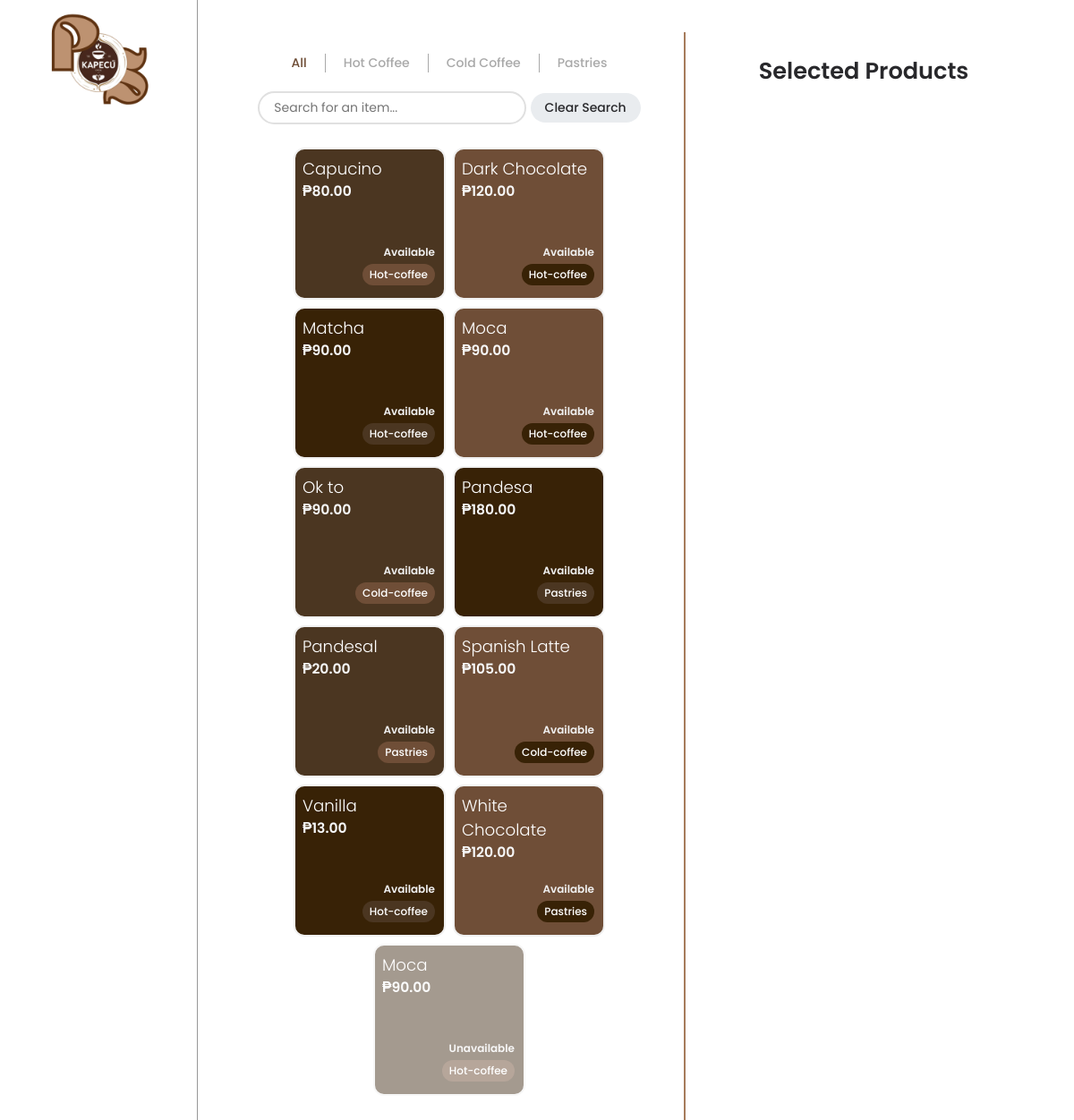
/purchase (signed in), run on an earlier commit of the app's database.
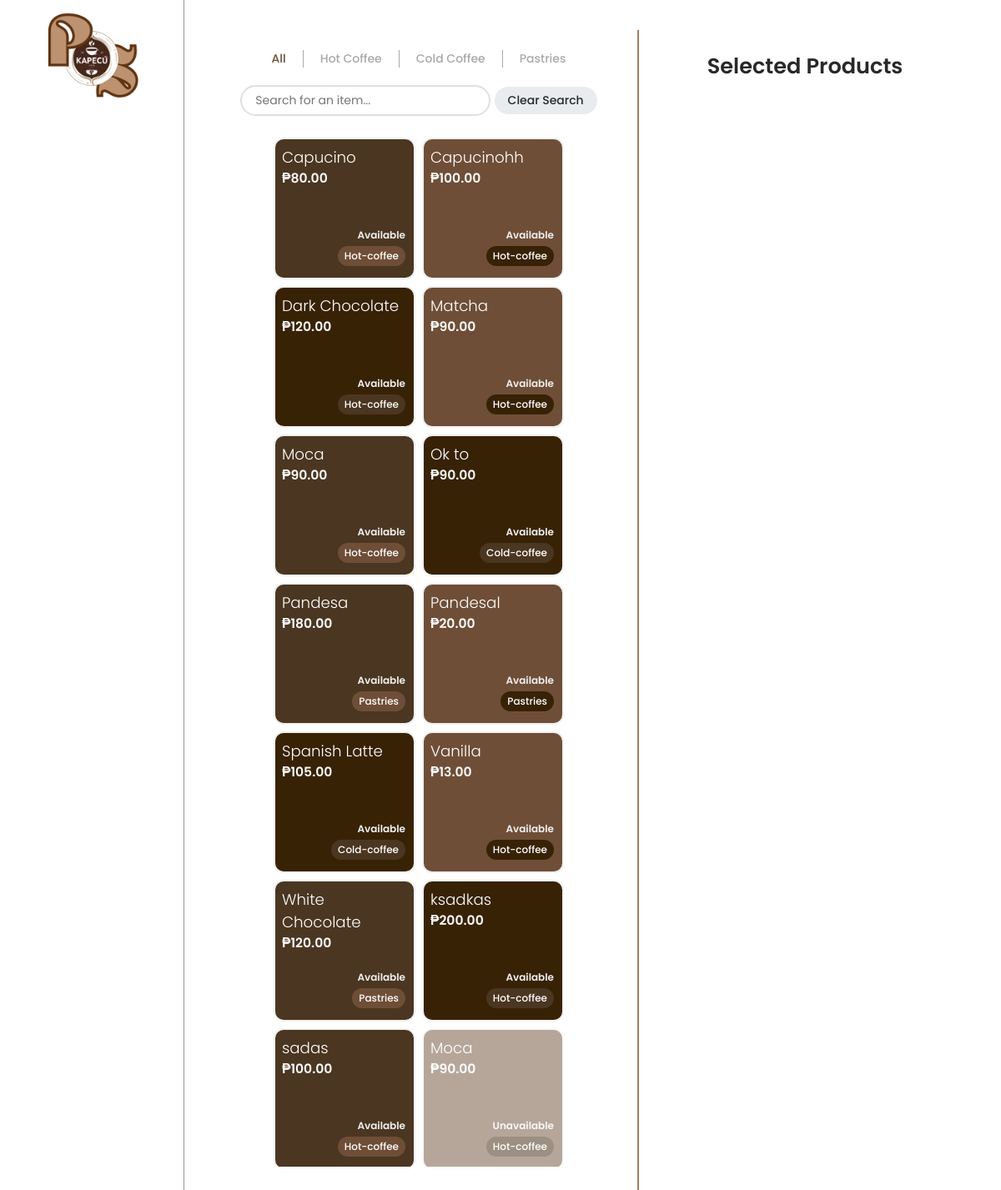
And on a later commit of the database.
### tables this page shows
CREATE TABLE products (
                id INTEGER PRIMARY KEY AUTOINCREMENT,
                name TEXT NOT NULL,
                price DECIMAL(10, 2) NOT NULL,
                is_available BOOLEAN DEFAULT 1,
                category TEXT NOT NULL,
                is_deleted BOOLEAN DEFAULT 0
            );

### app.py (the view, shortened to what this page needs)
@app.route("/")
@app.route("/home")
@app.route("/purchase", methods=["GET", "POST"])
@login_required
def purchase():
    return getProducts()

### app.py (called while the page is built, shortened)
@app.before_request
def setup():
    init_db(DB)

def getProducts():
    category = request.args.get('category', 'all')
    try:
        with sqlite3.connect(DB) as conn:
            conn.row_factory = sqlite3.Row
            cur = conn.cursor()
            if category == 'all':
                cur.execute("""
                    SELECT id, name, price, is_available, category
                    FROM products
                    WHERE is_deleted = 0
                    ORDER BY is_available DESC, name ASC
                """)
            products = cur.fetchall()
    except sqlite3.Error as e:
        flash(f"An error occurred while fetching products: {e}", "warning")
        products = []
    if request.path == '/inventory':
        return render_template("inventory.html", products=products, selected_category=category)
    else:
        return render_template("purchase.html", products=products, selected_category=category)

### auth.py (called while the page is built)
def login_required(f):
    @wraps(f)
    def decorated(*args, **kwargs):
        if "user" not in session:
            return redirect(url_for("login"))
        return f(*args, **kwargs)
    return decorated

### templates/purchase.html (shortened to what this page needs)
{% extends 'layout.html' %}
{% block content %}
<link rel="stylesheet" href="{{ url_for('static', filename='css/purchase.css') }}">
<link rel="stylesheet" href="{{ url_for('static', filename='css/receipt.css') }}">
<div class="transaction-container">
    <div class="main-content">
        <section class="products-section">
            <div class="categories-container" id="category-container">
                <ul class="categories">
                    <li class="{% if selected_category == 'all' %}active{% endif %}" data-category="all">
                        <a href="#" onclick="setCategory('all')">All</a>
                    </li>
                    <li class="{% if selected_category == 'hot-coffee' %}active{% endif %}" data-category="hot-coffee">
                        <a href="#" onclick="setCategory('hot-coffee')">Hot Coffee</a>
                    </li>
                    <li class="{% if selected_category == 'cold-coffee' %}active{% endif %}" data-category="cold-coffee">
                        <a href="#" onclick="setCategory('cold-coffee')">Cold Coffee</a>
                    </li>
                    <li class="{% if selected_category == 'pastries' %}active{% endif %}" data-category="pastries">
                        <a href="#" onclick="setCategory('pastries')">Pastries</a>
                    </li>
                </ul>
            </div>
            <div class="search-container">
                <input type="text" name="search-bar" id="search-query" class="search-input" placeholder="Search for an item...">
                <button type="button" id="clear-search-button">Clear Search</button>
            </div>
            <ul id="product-list" class="products-grid">
                {% for product in products %}
                    {% if product['name'] %}
                    <li
                        class="product-card{% if not product['is_available'] %} unavailable{% endif %}"
                        data-id="{{ product['id'] }}"
                        data-name="{{ product['name']|replace("'", "\\'")|replace('\\', '\\\\') }}"
                        data-price="{{ product['price'] }}"
                        data-category="{{ product['category']|replace("'", "\\'")|replace('\\', '\\\\') }}"
                        data-available="{{ 'true' if product['is_available'] else 'false' }}"
                    >
                        <h4>{{ product['name'] }}</h4>
                        <p class="product-price">₱{{ '%.2f'|format(product['price']) }}</p>
                        <div class="product-info">
                            <p class="availability">{{ "Available" if product['is_available'] else "Unavailable" }}</p>
                            <p class="category">{{ product['category']|capitalize }}</p>
                        </div>
                    </li>
                    {% endif %}
                {% endfor %}
            </ul>
        </section>
        <aside class="cart-section">
                <h3 class="cart-title">Selected Products</h3>
            <div id="selected-products-section" class="selected-products-container">
            </div>
        </aside>
    </div>
</div>
{% endblock %}

### templates/layout.html (shortened to what this page needs)
<!DOCTYPE html>
<html>
<head>
    <link rel="stylesheet" href="{{ url_for('static', filename='css/layout.css') }}">
    <link rel="stylesheet" href="{{ url_for('static', filename='css/fonts.css') }}">
    <link rel="stylesheet" href="https://cdnjs.cloudflare.com/ajax/libs/font-awesome/6.0.0/css/all.min.css">
</head>
<body>
    <nav>
        <header>
            <div class="logo">
                <img width="200" src="{{ url_for('static', filename='img/logo.png') }}" alt="">
            </div>
        </header>
    </nav>
    <main id="page-container">
        {% block content %}{% endblock %}
    </main>
</body>
</html>

### static/css/layout.css (style rules this page uses)
:root { --dark: #28282B; --light: #fff; --brown-light: #a67b5b; --brown-ver1: #4b3621; --brown-ver2: #6f4e37; --brown-ver3: #382206; --gray-light: #f8f9fa; --gray-medium: #e9ecef; --gray-dark: #6c757d; --fs-xxxl: 2.2rem; --fs-xxl: 2rem; --fs-xl: 1.6rem; --fs-l: 1.4rem; --fs-m: 1.2rem; --fs-s: 1.14rem; --fs-xs: .975rem; --fs-xxs: 0.875rem; --fs-xxxs: 0.75rem; --primary-font: 'Poppins', sans-serif; --trans-duration-default: .27s; --shadow-default: rgba(0, 0, 0, 0.068) 0px 2px 3px 0px, rgba(0, 0, 0, 0.408) 0px 0px 0px .06rem; --shadow-hover: 0 10px 20px rgba(0,0,0,0.19), 0 6px 6px rgba(0, 0, 0, 0.312); --shadow-material: 0 1px 3px rgba(0,0,0,0.12), 0 1px 2px rgba(0,0,0,0.24); }
* { box-sizing: border-box; padding: 0; margin: 0; font-family: var(--primary-font); color: var(--brown-ver1); }
#page-container { margin-left: 220px; padding: 20px; position: relative; }
h1, h2, h3 { font-weight: 600; color: var(--brown-ver1); }
h3 { font-size: var(--fs-l); }
h4 { font-size: var(--fs-m); }
a { text-decoration: none; }
#clear-search-button { padding: 0.375rem 1rem; background-color: var(--gray-medium); color: var(--dark); border: none; border-radius: 25px; font-size: var(--fs-xxs); font-weight: 500; cursor: pointer; transition: all var(--trans-duration-default); white-space: nowrap; }
nav { position: fixed; height: 100dvh; width: 220px; background-color: var(--light); box-shadow: var(--shadow-default); z-index: 9999; transition: all 0.3s ease; }
.logo { z-index: -1; position: absolute; top: -30px; left: 10px; width: 40px; height: 40px; border-radius: 50%; }
.categories a { color: var(--brown-light); font-weight: 500; }
.categories .active a { color: var(--brown-ver3); }

What changed in the data, as far as the page shows it:
added products: name "Capucinohh", price "100.00", is_available "Available", category "Hot-coffee"
added products: name "ksadkas", price "200.00", is_available "Available", category "Hot-coffee"
added products: name "sadas", price "100.00", is_available "Available", category "Hot-coffee"
